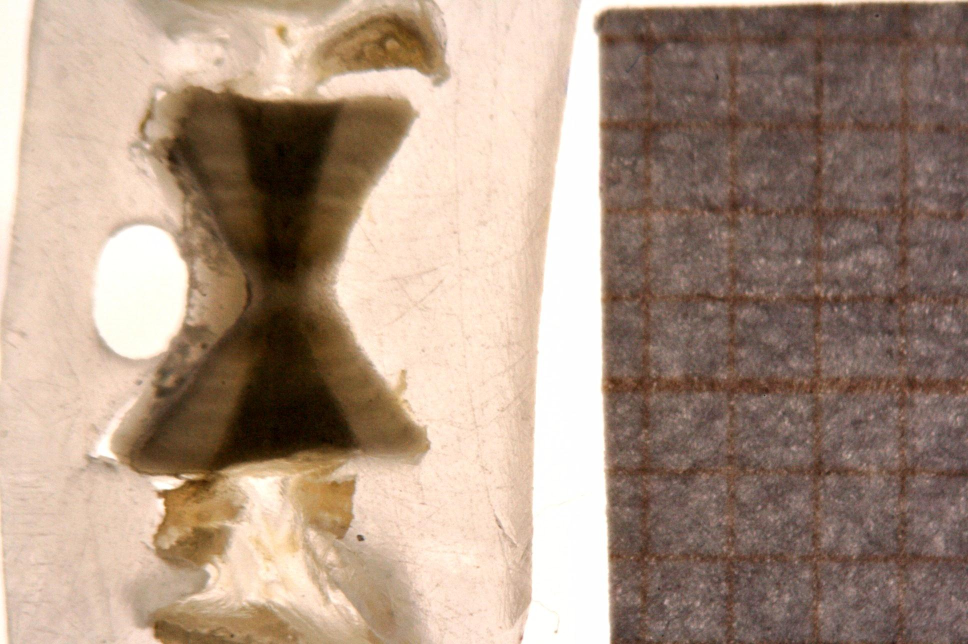
#> input picture pdiOpenCV/GYA001-1.JPG, 1936 x 1288 px (shown at 1/2 size)
$ python firstOpenCV.py
#> lines starting #> are read from the running program, lines starting #| are printed output that depends on the picture
import numpy as np
import cv2
from matplotlib import pyplot as plt

obj_img = cv2.imread("GYA001-1.JPG")
#> obj_img is the input picture: shape (1288, 1936, 3); mean B, G, R 130.2, 147.3, 170.6
obj_img = obj_img[180 : 980, 240: 840]
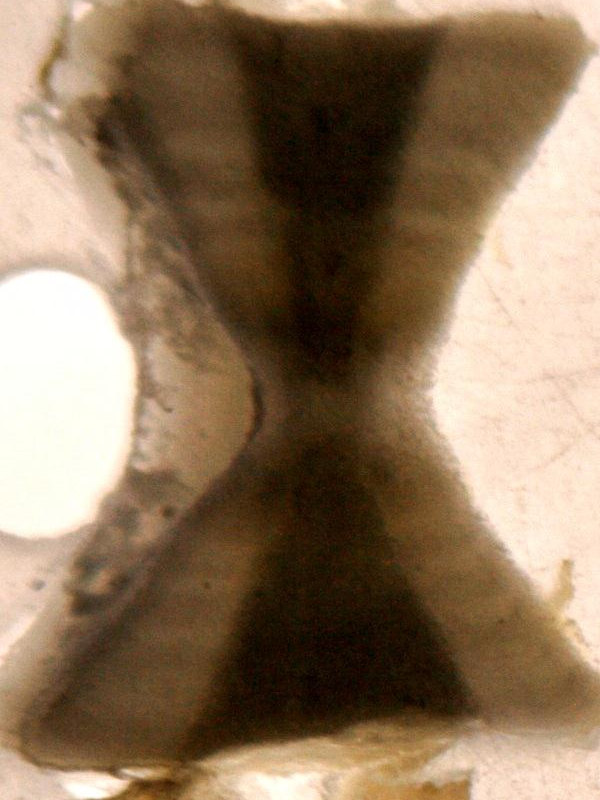
#> obj_img: shape (800, 600, 3); mean B, G, R 91.9, 117.7, 141.8
obj_img = cv2.cvtColor(obj_img, cv2.COLOR_BGR2RGB)


def colorGray(image):
    altura, largura, canais_de_cor = image.shape
#> altura = 800; largura = 600; canais_de_cor = 3
    for y in range(altura):
        for x in range(largura):
            vermelho = image.item(y,x,0)
            verde    = image.item(y,x,1)
            azul     = image.item(y,x,2)
            lum = int(0.3*vermelho + 0.59*verde + 0.11*azul)
            image.itemset((y,x,0),lum)
            image.itemset((y,x,1),lum)
            image.itemset((y,x,2),lum)
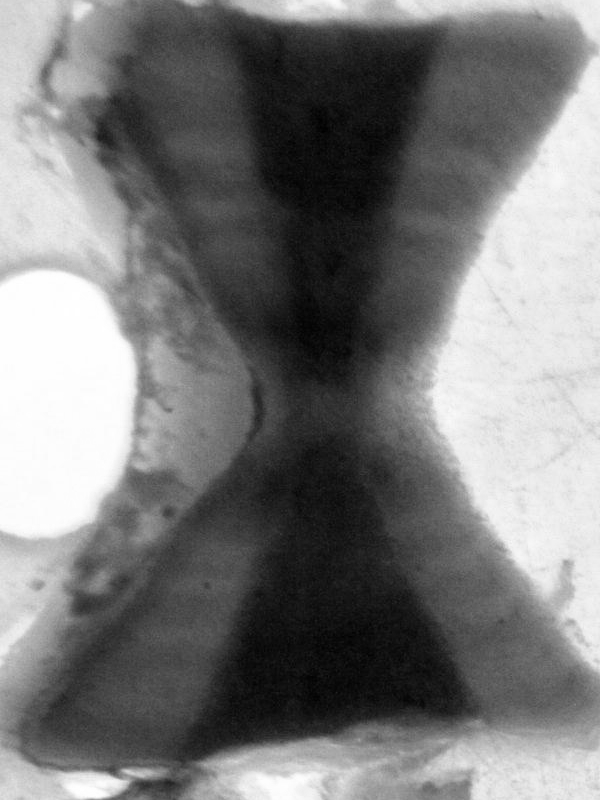
#> image: shape (800, 600, 3); min 0, max 255, mean 121.7
    return image

def insertBorder(image):
    return cv2.copyMakeBorder(image,1,1,1,1,cv2.BORDER_CONSTANT,(255,255,255))

def displayImagesHorizontally(imgsArray):

    if len(imgsArray) == 0:
        return
    else:
        countDraw =  len(imgsArray)
#> countDraw = 1

    fig = plt.figure(figsize=(14, 14))

    for i in range(0,len(imgsArray)):
        fig.add_subplot(1,countDraw,i+1)
        plt.imshow(imageArray[i])
#> this loop made 1 pass

    plt.show()

    return


if __name__ == "__main__":

    obj_img = colorGray(obj_img)            #turns to grayscale
    obj_img = insertBorder(obj_img)         #insert the borders
    imageArray = np.array([obj_img],dtype='uint8')


    displayImagesHorizontally(imageArray)
